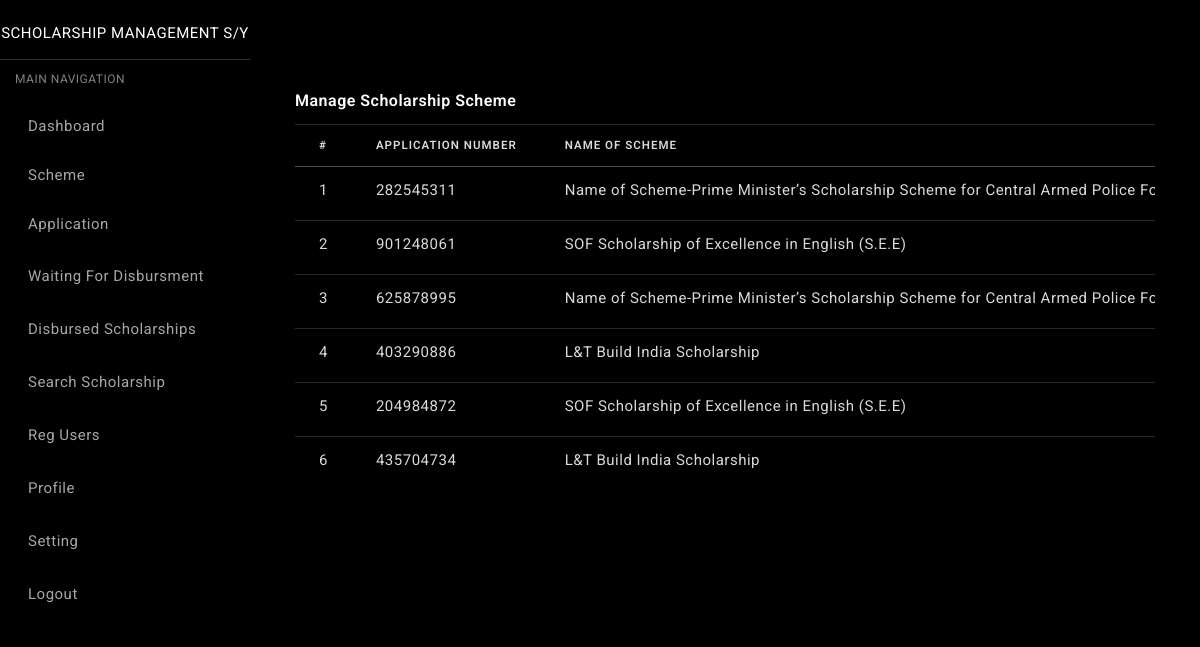
Screenshot of /admin/all-application.php (signed in) with the database file from the repository.
### tables this page shows
CREATE TABLE `tblapply` (
  `ID` int(10) NOT NULL,
  `SchemeId` int(10) DEFAULT NULL,
  `ApplicationNumber` int(10) DEFAULT NULL,
  `UserID` int(10) DEFAULT NULL,
  `DateofBirth` date DEFAULT NULL,
  `Gender` varchar(50) DEFAULT NULL,
  `Category` varchar(30) DEFAULT NULL,
  `Religion` varchar(100) DEFAULT NULL,
  `Address` mediumtext DEFAULT NULL,
  `AadharNumber` varchar(200) DEFAULT NULL,
  `ProfilePic` varchar(250) DEFAULT NULL,
  `DocReq` varchar(250) DEFAULT NULL,
  `ApplyDate` timestamp NULL DEFAULT current_timestamp(),
  `Remark` mediumtext DEFAULT NULL,
  `Status` varchar(250) DEFAULT NULL,
  `UpdationDate` timestamp NULL DEFAULT current_timestamp(),
  `DisbursedAmount` decimal(10,0) DEFAULT NULL,
  `SanctionedDate` timestamp NULL DEFAULT NULL ON UPDATE current_timestamp()
);

CREATE TABLE `tblscheme` (
  `ID` int(5) NOT NULL,
  `SchemeName` varchar(250) DEFAULT NULL,
  `SchemeType` varchar(250) DEFAULT NULL,
  `SchemeGrade` varchar(250) DEFAULT NULL,
  `Yearofscholarship` varchar(250) DEFAULT NULL,
  `Category` varchar(250) DEFAULT NULL,
  `Criteria` varchar(250) DEFAULT NULL,
  `DocomentRequired` mediumtext DEFAULT NULL,
  `LastDate` date DEFAULT NULL,
  `ScholarDesc` mediumtext DEFAULT NULL,
  `ScholarAmount` decimal(10,0) DEFAULT NULL,
  `PublishedDate` timestamp NULL DEFAULT current_timestamp()
);

### admin/all-application.php (the view, shortened to what this page needs)
<?php
include('includes/dbconnection.php');
if (strlen($_SESSION['aid']==0)) {
  header('location:logout.php');
  } else{
  ?>
<!DOCTYPE html>
<html lang="en">
<head>
  <link href="../assets/css/bootstrap.min.css" rel="stylesheet"/>
  <link href="../assets/css/sidebar-menu.css" rel="stylesheet"/>
  <link href="../assets/css/app-style.css" rel="stylesheet"/>
</head>
<body class="bg-theme bg-theme1">
 <div id="wrapper">
    <?php include_once('includes/sidebar.php');?>
  <div class="content-wrapper">
    <div class="container-fluid">
      <div class="row">
        <div class="col-lg-12">
          <div class="card">
            <div class="card-body">
              <h5 class="card-title">Manage Scholarship Scheme</h5>
              <div class="table-responsive">
                <table class="table">
                  <thead>
                    <tr>
                      <th scope="col">#</th>
                      <th scope="col">Application Number</th>
                      <th scope="col">Name of Scheme</th>
                    </tr>
                  </thead>
                  <tbody>
                    <?php
$sql="SELECT tbluser.ID as uid,tbluser.FullName,tbluser.MobileNumber,tbluser.Email,tblscheme.ID as sid,tblscheme.SchemeName,tblapply.ID as appid,tblapply.ApplicationNumber,tblapply.ApplyDate,tblapply.Status,tblapply.Status from tblapply join tbluser on tblapply.UserID=tbluser.ID join tblscheme on tblapply.SchemeId=tblscheme.ID";
$query = $dbh -> prepare($sql);
$query->execute();
$results=$query->fetchAll(PDO::FETCH_OBJ);
$cnt=1;
if($query->rowCount() > 0)
{
foreach($results as $row)
{               ?>
                    <tr>
                                                <td><?php echo htmlentities($cnt);?></td>
                                                <td><?php  echo htmlentities($row->ApplicationNumber);?></td>
                                                <td><?php  echo htmlentities($row->SchemeName);?></td>
                                            </tr>
                                    <?php $cnt=$cnt+1;}} ?>
                  </tbody>
                </table>
              </div>
            </div>
          </div>
        </div>
      </div>
    </div>
    </div>
  </div>
</body>
</html>
<?php }  ?>

### admin/includes/sidebar.php (shortened to what this page needs)
<div id="sidebar-wrapper" data-simplebar="" data-simplebar-auto-hide="true">
     <div class="brand-logo">
      <a href="dashboard.php">
       <h5 class="logo-text">Scholarship Management S/Y</h5>
     </a>
   </div>
   <ul class="sidebar-menu do-nicescrol">
      <li class="sidebar-header">MAIN NAVIGATION</li>
      <li>
        <a href="dashboard.php">
          <i class="zmdi zmdi-view-dashboard"></i> <span>Dashboard</span>
        </a>
      </li>
       <li class="nav-item language">
      <a class="nav-link dropdown-toggle dropdown-toggle-nocaret waves-effect" data-toggle="dropdown" href=""><i class="zmdi zmdi-invert-colors"></i> Scheme
    </li>
    <li class="nav-item language">
      <a class="nav-link dropdown-toggle dropdown-toggle-nocaret waves-effect" data-toggle="dropdown" href=""><i class="zmdi zmdi-grid"></i> Application
    </li>
      <li>
        <a href="scholars-bank-details.php">
          <i class="zmdi zmdi-grid"></i> <span>Waiting For Disbursment</span>
        </a>
      </li>
      <li>
        <a href="disbursed-scholarship.php">
          <i class="zmdi zmdi-calendar-check"></i> <span>Disbursed Scholarships</span>
        </a>
      </li>
    <li>
        <a href="search-scholarship.php">
          <i class="icon-magnifier"></i> <span>Search Scholarship</span>
        </a>
      </li>
      <li>
        <a href="reg-users.php">
          <i class="icon-user"></i> <span>Reg Users</span>
        </a>
      </li>
      <li>
        <a href="profile.php">
          <i class="zmdi zmdi-face"></i> <span>Profile</span>
        </a>
      </li>
      <li>
        <a href="setting.php" target="_blank">
          <i class="zmdi zmdi-lock"></i> <span>Setting</span>
        </a>
      </li>
       <li>
        <a href="logout.php" target="_blank">
          <i class="zmdi zmdi-account-circle"></i> <span>Logout</span>
        </a>
      </li>
    </ul>
   </div>

### assets/css/sidebar-menu.css (style rules this page uses)
.sidebar-menu { list-style: none; margin: 0; padding: 0; background-color: transparent; }
.sidebar-menu>li { position: relative; margin: 0; padding: 0; }
.sidebar-menu>li>a { padding: 13px 5px 13px 15px; display: block; border-left: 3px solid transparent; color: rgba(255, 255, 255, 0.65); font-size: 15px; }
.sidebar-menu li.sidebar-header { padding: 10px 25px 10px 15px; font-size: 12px; color: rgba(255, 255, 255, 0.5); }
.sidebar-menu a { color: #b8c7ce; text-decoration: none; }

### assets/css/app-style.css (style rules this page uses)
html { font-family: 'Roboto', sans-serif; -webkit-text-size-adjust: 100%; -ms-text-size-adjust: 100%; -ms-overflow-style: scrollbar; -webkit-tap-highlight-color: transparent }
html { height: 100%; }
body { background-color: #000; font-family: 'Roboto', sans-serif; font-size: 15px; color: rgba(255,255,255,.85); letter-spacing: 0.5px; }
::placeholder { color: #fff !important; font-size: 13px; opacity: .5 !important; }
.h1, .h2, .h3, .h4, .h5, .h6, h1, h2, h3, h4, h5, h6 { color: #ffffff; }
.h5, h5 { font-size: 18px; line-height: 22px; }
a { color: #ffffff; }
a { outline: none!important }
.row { margin-right: -12.5px; margin-left: -12.5px; }
.col, .col-1, .col-10, .col-11, .col-12, .col-2, .col-3, .col-4, .col-5, .col-6, .col-7, .col-8, .col-9, .col-auto, .col-lg, .col-lg-1, .col-lg-10, .col-lg-11, .col-lg-12, .col-lg-2, .col-lg-3, .col-lg-4, .col-lg-5, .col-lg-6, .col-lg-7, .col-lg-8, .col-lg-9, .col-lg-auto, .col-md, .col-md-1, .col-md-10, .col-md-11, .col-md-12, .col-md-2, .col-md-3, .col-md-4, .col-md-5, .col-md-6, .col-md-7, .col-md-8, .col-md-9, .col-md-auto, .col-sm, .col-sm-1, .col-sm-10, .col-sm-11, .col-sm-12, .col-sm-2, .col-sm-3, .col-sm-4, .col-sm-5, .col-sm-6, .col-sm-7, .col-sm-8, .col-sm-9, .col-sm-auto, .col-xl, .col-xl-1, .col-xl-10, .col-xl-11, .col-xl-12, .col-xl-2, .col-xl-3, .col-xl-4, .col-xl-5, .col-xl-6, .col-xl-7, .col-xl-8, .col-xl-9, .col-xl-auto { padding-right: 12.5px; padding-left: 12.5px; }
#wrapper { width:100%; position: relative; }
#sidebar-wrapper { background-color: rgba(0,0,0,.2); position: fixed; top: 0px; left: 0px; z-index: 1000; overflow: hidden; width: 250px; height: 100%; -webkit-transition: all 0.3s ease; -moz-transition: all 0.3s ease; -o-transition: all 0.3s ease; transition: all 0.3s ease; box-shadow: 0 2px 10px rgba(0, 0, 0, 0.1); }
.content-wrapper { margin-left: 250px; padding-top: 70px; padding-left: 10px; padding-right: 10px; padding-bottom: 70px; overflow-x: hidden; -webkit-transition: all 0.3s ease; -moz-transition: all 0.3s ease; -o-transition: all 0.3s ease; transition: all 0.3s ease; }
.bg-theme { background-size: 100% 100%; background-attachment: fixed; background-position: center; background-repeat: no-repeat; transition: background .3s; }
body.bg-theme1 { background-image: url(https://wallpapercave.com/wp/wp3013524.jpg); }
.dropdown-toggle-nocaret:after { display: none }
.brand-logo { width: 100%; height: 60px; line-height: 60px; text-align: center; border-bottom: 1px solid rgba(255, 255, 255, 0.2) }
.logo-text { color: #ffffff; font-size: 15px; display: inline-block; text-transform: uppercase; position: relative; top: 3px; font-weight: 400; text-align: center; line-height:50px; }
.card { margin-bottom: 25px; box-shadow: 0 2px 10px rgba(0, 0, 0, 0.1); border: none; background-color: rgba(0,0,0,.2); }
.card-title { margin-bottom: .75rem; font-weight: 600; font-size: 16px; color:#ffffff; }
.card .table { margin-bottom:0px; }
.card .table td, .card .table th { padding-right: 1.5rem; padding-left: 1.5rem; }
.table { width: 100%; margin-bottom: 1rem; color: rgba(255,255,255,.85); }
.table thead th { font-size: .72rem; padding-top: .75rem; padding-bottom: .75rem; letter-spacing: 1px; text-transform: uppercase; border-bottom: 1px solid rgba(255, 255, 255, 0.3) }
.table td, .table th { text-align: justify; border-top: 1px solid rgba(255, 255, 255, 0.15); }
.table th { font-weight: 600; }
.table-responsive { white-space:nowrap; }

### rows the page displays
tblapply: ApplicationNumber "282545311", SchemeId.SchemeName "Name of Scheme-Prime Minister’s Scholarship Scheme for Central Armed Police…"
tblapply: ApplicationNumber "901248061", SchemeId.SchemeName "SOF Scholarship of Excellence in English (S.E.E)"
tblapply: ApplicationNumber "625878995", SchemeId.SchemeName "Name of Scheme-Prime Minister’s Scholarship Scheme for Central Armed Police…"
tblapply: ApplicationNumber "403290886", SchemeId.SchemeName "L&T Build India Scholarship"
tblapply: ApplicationNumber "204984872", SchemeId.SchemeName "SOF Scholarship of Excellence in English (S.E.E)"
tblapply: ApplicationNumber "435704734", SchemeId.SchemeName "L&T Build India Scholarship"
